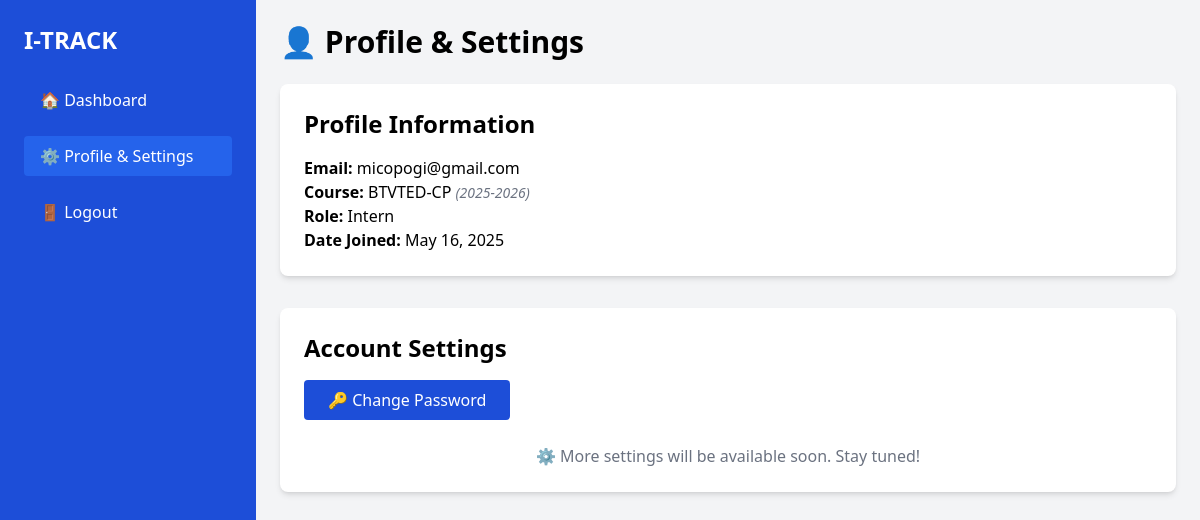
Page /intern/profile-settings/ (signed in) on the committed database.
### attendance/models.py (models this page shows, shortened)
class CustomUser(AbstractUser):
    ROLE_CHOICES = (
        ('supervisor', 'Supervisor'),
        ('intern', 'Intern'),
    )
    username = None  # <--- THIS REMOVES THE USERNAME FIELD
    email = models.EmailField(_('email address'), unique=True)
    role = models.CharField(max_length=20, choices=ROLE_CHOICES)
    student_id = models.CharField(max_length=20, unique=True, null=True, blank=True)  # Student ID field
    must_change_password = models.BooleanField(default=True)
    USERNAME_FIELD = 'email'
    REQUIRED_FIELDS = []
    objects = CustomUserManager()

class CourseStudent(models.Model):
    course = models.ForeignKey(Course, on_delete=models.CASCADE, related_name='students')
    student = models.ForeignKey(CustomUser, on_delete=models.CASCADE, limit_choices_to={'role': 'intern'})
    date_added = models.DateField(auto_now_add=True)

class Course(models.Model):
    name = models.CharField(max_length=100)
    academic_year = models.CharField(max_length=20)
    course_code = models.CharField(max_length=20, blank=True, null=True)
    supervisor = models.ForeignKey('CustomUser', on_delete=models.CASCADE, related_name='courses')

### attendance/views.py (the view)
# urls.py: path('intern/profile-settings/', views.intern_profile_settings, name='intern_profile_settings'),
@login_required
def intern_profile_settings(request):
    course_student = CourseStudent.objects.filter(student=request.user).first()
    return render(request, 'Intern/intern-profile-settings.html', {
        'course_student': course_student,
    })

### attendance/templates/Intern/intern-profile-settings.html (shortened to what this page needs)
{% load static %}
<!DOCTYPE html>
<html lang="en">
<head>
  <script src="https://cdn.tailwindcss.com"></script>
</head>
<body class="bg-gray-100">
<div class="flex h-screen overflow-hidden">
  <aside id="sidebar" class="fixed top-0 left-0 w-64 h-full bg-blue-700 text-white p-6 overflow-y-auto z-40 transform -translate-x-full lg:translate-x-0 transition-transform duration-300 ease-in-out">
    <h2 class="text-2xl font-bold mb-6">I-TRACK</h2>
    <ul class="space-y-4">
      <li>
        <a href="{% url 'intern_dashboard' %}" class="block py-2 px-4 rounded hover:bg-blue-600">🏠 Dashboard</a>
      </li>
      <li>
        <a href="{% url 'intern_profile_settings' %}" class="block py-2 px-4 rounded bg-blue-600">⚙️ Profile & Settings</a>
      </li>
      <li>
        <button onclick="openLogoutModal()" class="w-full text-left py-2 px-4 rounded hover:bg-red-600">🚪 Logout</button>
      </li>
    </ul>
  </aside>
  <div class="flex-1 flex flex-col transition-all duration-300 lg:ml-64">
    <main class="p-6 overflow-y-auto flex-1">
      <h1 class="text-3xl font-bold mb-6">👤 Profile & Settings</h1>
      <div class="bg-white p-6 rounded-lg shadow-md mb-8">
        <h2 class="text-2xl font-semibold mb-4">Profile Information</h2>
        <p><strong>Email:</strong> {{ user.email }}</p>
        {% if course_student %}
          <p><strong>Course:</strong> {{ course_student.course.name }} <i class="text-gray-500 text-sm">({{ course_student.course.academic_year }})</i></p>
        {% else %}
          <p><strong>Course:</strong> Not enrolled in any course</p>
        {% endif %}
        <p><strong>Role:</strong> {{ user.role|capfirst }}</p>
        <p><strong>Date Joined:</strong> {{ user.date_joined|date:"F j, Y" }}</p>
      </div>
      <div class="bg-white p-6 rounded-lg shadow-md mb-8">
        <h2 class="text-2xl font-semibold mb-4">Account Settings</h2>
        <div class="mb-6">
          <button onclick="openChangePasswordModal()" class="bg-blue-700 text-white px-6 py-2 rounded hover:bg-blue-600 w-full sm:w-auto">
            🔑 Change Password
          </button>
        </div>
        <div class="mt-6 text-gray-500 text-center">
          ⚙️ More settings will be available soon. Stay tuned!
        </div>
      </div>
    </main>
  </div>
</div>
</body>
</html>

### rows in the picture
CustomUser: email "micopogi@gmail.com", role "Intern", date_joined "May 16, 2025"
CourseStudent: course.name "BTVTED-CP", course.academic_year "2025-2026"
